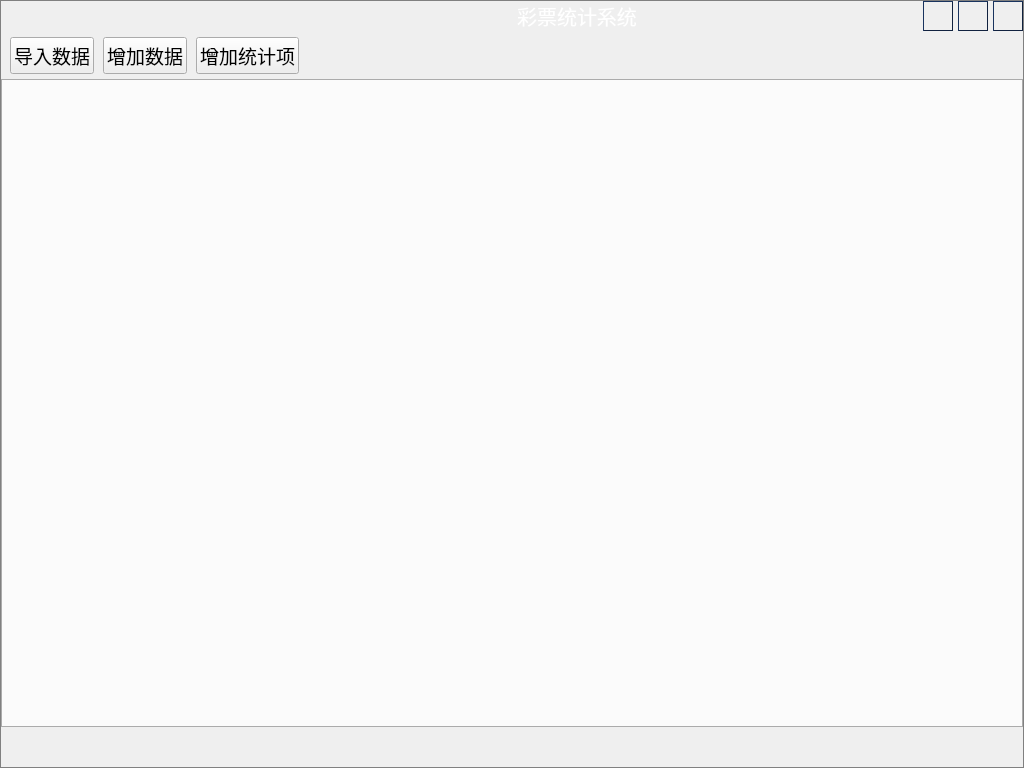
<?xml version="1.0" encoding="UTF-8"?>
<ui version="4.0">
 <class>MMainWindow</class>
 <widget class="QWidget" name="MMainWindow">
  <property name="geometry">
   <rect>
    <x>0</x>
    <y>0</y>
    <width>1024</width>
    <height>768</height>
   </rect>
  </property>
  <property name="windowTitle">
   <string>Form</string>
  </property>
  <property name="styleSheet">
   <string notr="true">#MMainWindow
{
	border:1px solid gray;
}

#frameStatusBar{
	border-image: url(:/Resource/StatusBarBgIcon.png);
}</string>
  </property>
  <layout class="QVBoxLayout" name="verticalLayout">
   <property name="spacing">
    <number>0</number>
   </property>
   <property name="leftMargin">
    <number>1</number>
   </property>
   <property name="topMargin">
    <number>1</number>
   </property>
   <property name="rightMargin">
    <number>1</number>
   </property>
   <property name="bottomMargin">
    <number>1</number>
   </property>
   <item>
    <widget class="QFrame" name="frameTitleBar">
     <property name="styleSheet">
      <string notr="true">#frameTitleBar{
	background-image: url(:/Resource/TitleBarBgIcon.png);
}

#lbTitleIcon
{
	width:20;
	border:none;
	background:none;
	border-image: url(:/Resource/TitleIcon.png);
}
#lbTitleText
{
	color:#FFFFFF;
	font-size:15pt;
	font-family:Microsoft YaHei;
}

QPushButton
{
	color: rgb(255, 255, 255);
    background: qlineargradient(x1: 0, y1: 0, x2: 0, y2: 1,
    	stop: 0 #5B5F5F, stop: 0.5 #0C2436,stop: 1.0 #27405A);   
    border-style: outset;
    border-width: 1px;
    border-color: #11223F;
    padding: 1px;
}

QPushButton::hover{
    background: qlineargradient(x1: 0, y1: 0, x2: 0, y2: 1,
    	stop: 0 #758385, stop: 0.5 #122C39,stop: 1.0 #0E7788);
    border-color: #11505C;
}

QPushButton::pressed{
    background: qlineargradient(x1: 0, y1: 0, x2: 0, y2: 1,
    	stop: 0 #969B9C, stop: 0.5 #16354B,stop: 1.0 #244F76);
    border-color: #11505C;
}

#btnMinimum
{
	image: url(:/Resource/MinimumIcon.png);
}

#btnMaximum
{
	image: url(:/Resource/NormalIcon.png);
}

#btnClose{
	image: url(:/Resource/CloseIcon.png);
}</string>
     </property>
     <property name="frameShape">
      <enum>QFrame::NoFrame</enum>
     </property>
     <property name="frameShadow">
      <enum>QFrame::Raised</enum>
     </property>
     <property name="lineWidth">
      <number>0</number>
     </property>
     <layout class="QHBoxLayout" name="horizontalLayout">
      <property name="spacing">
       <number>5</number>
      </property>
      <property name="leftMargin">
       <number>0</number>
      </property>
      <property name="topMargin">
       <number>0</number>
      </property>
      <property name="rightMargin">
       <number>0</number>
      </property>
      <property name="bottomMargin">
       <number>0</number>
      </property>
      <item>
       <widget class="QLabel" name="lbTitleIcon">
        <property name="minimumSize">
         <size>
          <width>230</width>
          <height>0</height>
         </size>
        </property>
        <property name="text">
         <string/>
        </property>
       </widget>
      </item>
      <item>
       <widget class="QLabel" name="lbTitleText">
        <property name="sizePolicy">
         <sizepolicy hsizetype="Expanding" vsizetype="Preferred">
          <horstretch>0</horstretch>
          <verstretch>0</verstretch>
         </sizepolicy>
        </property>
        <property name="text">
         <string>彩票统计系统</string>
        </property>
        <property name="alignment">
         <set>Qt::AlignCenter</set>
        </property>
       </widget>
      </item>
      <item>
       <widget class="QPushButton" name="btnMinimum">
        <property name="minimumSize">
         <size>
          <width>30</width>
          <height>30</height>
         </size>
        </property>
        <property name="maximumSize">
         <size>
          <width>30</width>
          <height>30</height>
         </size>
        </property>
        <property name="text">
         <string/>
        </property>
       </widget>
      </item>
      <item>
       <widget class="QPushButton" name="btnMaximum">
        <property name="minimumSize">
         <size>
          <width>30</width>
          <height>30</height>
         </size>
        </property>
        <property name="maximumSize">
         <size>
          <width>30</width>
          <height>30</height>
         </size>
        </property>
        <property name="text">
         <string/>
        </property>
       </widget>
      </item>
      <item>
       <widget class="QPushButton" name="btnClose">
        <property name="minimumSize">
         <size>
          <width>30</width>
          <height>30</height>
         </size>
        </property>
        <property name="maximumSize">
         <size>
          <width>30</width>
          <height>30</height>
         </size>
        </property>
        <property name="text">
         <string/>
        </property>
       </widget>
      </item>
     </layout>
    </widget>
   </item>
   <item>
    <widget class="QWidget" name="widgetToolBar" native="true">
     <property name="sizePolicy">
      <sizepolicy hsizetype="Preferred" vsizetype="Fixed">
       <horstretch>0</horstretch>
       <verstretch>0</verstretch>
      </sizepolicy>
     </property>
     <property name="minimumSize">
      <size>
       <width>0</width>
       <height>32</height>
      </size>
     </property>
     <layout class="QHBoxLayout" name="horizontalLayout_2">
      <property name="spacing">
       <number>9</number>
      </property>
      <property name="topMargin">
       <number>6</number>
      </property>
      <property name="bottomMargin">
       <number>5</number>
      </property>
      <item>
       <widget class="QPushButton" name="btnImportData">
        <property name="font">
         <font>
          <pointsize>14</pointsize>
         </font>
        </property>
        <property name="text">
         <string>导入数据</string>
        </property>
       </widget>
      </item>
      <item>
       <widget class="QPushButton" name="btnAddData">
        <property name="font">
         <font>
          <pointsize>14</pointsize>
         </font>
        </property>
        <property name="text">
         <string>增加数据</string>
        </property>
       </widget>
      </item>
      <item>
       <widget class="QPushButton" name="btnAddStatistic">
        <property name="font">
         <font>
          <pointsize>14</pointsize>
         </font>
        </property>
        <property name="text">
         <string>增加统计项</string>
        </property>
       </widget>
      </item>
      <item>
       <spacer name="horizontalSpacer">
        <property name="orientation">
         <enum>Qt::Horizontal</enum>
        </property>
        <property name="sizeHint" stdset="0">
         <size>
          <width>703</width>
          <height>20</height>
         </size>
        </property>
       </spacer>
      </item>
     </layout>
    </widget>
   </item>
   <item>
    <widget class="QWidget" name="widgetMain" native="true">
     <property name="sizePolicy">
      <sizepolicy hsizetype="Preferred" vsizetype="Expanding">
       <horstretch>0</horstretch>
       <verstretch>0</verstretch>
      </sizepolicy>
     </property>
     <layout class="QVBoxLayout" name="layoutWidgetmain">
      <property name="spacing">
       <number>0</number>
      </property>
      <property name="leftMargin">
       <number>0</number>
      </property>
      <property name="topMargin">
       <number>0</number>
      </property>
      <property name="rightMargin">
       <number>0</number>
      </property>
      <property name="bottomMargin">
       <number>0</number>
      </property>
      <item>
       <widget class="QTabWidget" name="tabStatistic">
        <property name="font">
         <font>
          <pointsize>12</pointsize>
         </font>
        </property>
        <property name="tabPosition">
         <enum>QTabWidget::South</enum>
        </property>
        <property name="currentIndex">
         <number>-1</number>
        </property>
       </widget>
      </item>
     </layout>
    </widget>
   </item>
   <item>
    <widget class="QFrame" name="frameStatusBar">
     <property name="minimumSize">
      <size>
       <width>0</width>
       <height>40</height>
      </size>
     </property>
     <property name="maximumSize">
      <size>
       <width>16777215</width>
       <height>40</height>
      </size>
     </property>
     <property name="frameShape">
      <enum>QFrame::NoFrame</enum>
     </property>
     <property name="frameShadow">
      <enum>QFrame::Raised</enum>
     </property>
     <property name="lineWidth">
      <number>0</number>
     </property>
    </widget>
   </item>
  </layout>
 </widget>
 <resources/>
 <connections/>
</ui>
